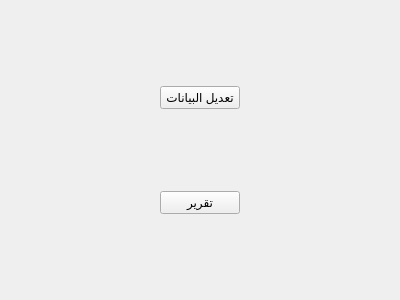
<?xml version="1.0" encoding="UTF-8"?>
<ui version="4.0">
 <class>reportorchange</class>
 <widget class="QWidget" name="reportorchange">
  <property name="geometry">
   <rect>
    <x>0</x>
    <y>0</y>
    <width>400</width>
    <height>300</height>
   </rect>
  </property>
  <property name="windowTitle">
   <string>Form</string>
  </property>
  <layout class="QGridLayout" name="gridLayout">
   <item row="0" column="1">
    <spacer name="verticalSpacer_2">
     <property name="orientation">
      <enum>Qt::Vertical</enum>
     </property>
     <property name="sizeHint" stdset="0">
      <size>
       <width>20</width>
       <height>64</height>
      </size>
     </property>
    </spacer>
   </item>
   <item row="1" column="0">
    <spacer name="horizontalSpacer_3">
     <property name="orientation">
      <enum>Qt::Horizontal</enum>
     </property>
     <property name="sizeHint" stdset="0">
      <size>
       <width>133</width>
       <height>20</height>
      </size>
     </property>
    </spacer>
   </item>
   <item row="1" column="1">
    <widget class="QPushButton" name="pushButton">
     <property name="text">
      <string>تعديل البيانات</string>
     </property>
    </widget>
   </item>
   <item row="1" column="2">
    <spacer name="horizontalSpacer_2">
     <property name="orientation">
      <enum>Qt::Horizontal</enum>
     </property>
     <property name="sizeHint" stdset="0">
      <size>
       <width>133</width>
       <height>20</height>
      </size>
     </property>
    </spacer>
   </item>
   <item row="2" column="1">
    <spacer name="verticalSpacer">
     <property name="orientation">
      <enum>Qt::Vertical</enum>
     </property>
     <property name="sizeHint" stdset="0">
      <size>
       <width>20</width>
       <height>65</height>
      </size>
     </property>
    </spacer>
   </item>
   <item row="3" column="0">
    <spacer name="horizontalSpacer">
     <property name="orientation">
      <enum>Qt::Horizontal</enum>
     </property>
     <property name="sizeHint" stdset="0">
      <size>
       <width>133</width>
       <height>20</height>
      </size>
     </property>
    </spacer>
   </item>
   <item row="3" column="1">
    <widget class="QPushButton" name="pushButton_2">
     <property name="text">
      <string>تقرير</string>
     </property>
    </widget>
   </item>
   <item row="3" column="2">
    <spacer name="horizontalSpacer_4">
     <property name="orientation">
      <enum>Qt::Horizontal</enum>
     </property>
     <property name="sizeHint" stdset="0">
      <size>
       <width>133</width>
       <height>20</height>
      </size>
     </property>
    </spacer>
   </item>
   <item row="4" column="1">
    <spacer name="verticalSpacer_3">
     <property name="orientation">
      <enum>Qt::Vertical</enum>
     </property>
     <property name="sizeHint" stdset="0">
      <size>
       <width>20</width>
       <height>64</height>
      </size>
     </property>
    </spacer>
   </item>
  </layout>
 </widget>
 <resources/>
 <connections/>
</ui>
